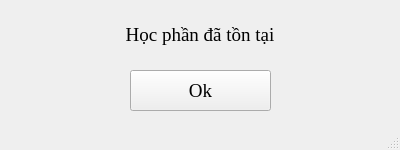
<?xml version="1.0" encoding="UTF-8"?>
<ui version="4.0">
 <class>MainWindow</class>
 <widget class="QMainWindow" name="MainWindow">
  <property name="geometry">
   <rect>
    <x>0</x>
    <y>0</y>
    <width>400</width>
    <height>150</height>
   </rect>
  </property>
  <property name="font">
   <font>
    <family>Times New Roman</family>
    <pointsize>14</pointsize>
   </font>
  </property>
  <property name="windowTitle">
   <string>Thông báo</string>
  </property>
  <widget class="QWidget" name="centralwidget">
   <widget class="QLabel" name="label">
    <property name="geometry">
     <rect>
      <x>0</x>
      <y>10</y>
      <width>400</width>
      <height>50</height>
     </rect>
    </property>
    <property name="text">
     <string>Học phần đã tồn tại</string>
    </property>
    <property name="alignment">
     <set>Qt::AlignCenter</set>
    </property>
   </widget>
   <widget class="QPushButton" name="btn_ok">
    <property name="geometry">
     <rect>
      <x>130</x>
      <y>70</y>
      <width>141</width>
      <height>41</height>
     </rect>
    </property>
    <property name="text">
     <string>Ok</string>
    </property>
   </widget>
  </widget>
  <widget class="QMenuBar" name="menubar">
   <property name="geometry">
    <rect>
     <x>0</x>
     <y>0</y>
     <width>400</width>
     <height>21</height>
    </rect>
   </property>
  </widget>
  <widget class="QStatusBar" name="statusbar"/>
 </widget>
 <resources/>
 <connections/>
</ui>
